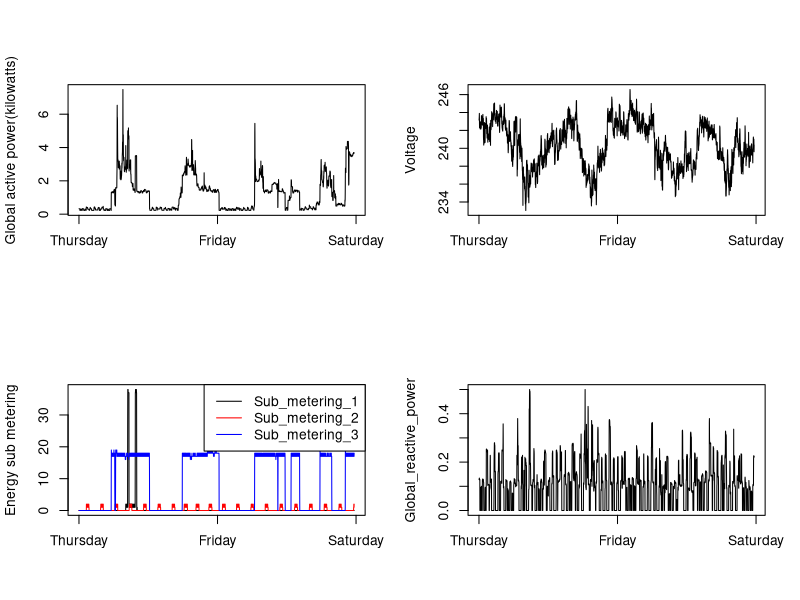

This figure's R source:
df_sub<-read.table("household_power_subset.txt",header = TRUE,sep = ";")

## plot 4 
png(filename = "Plot4.png",width = 480,height = 480)
par(mfrow=c(2,2),mar=c(5,4,5,2)+0.1)
plot(df_sub$Global_active_power,type = "l",xaxt="n",xlab="",ylab="Global active power(kilowatts)")
axis(1,at=2900,"Saturday")
axis(1,at=1450,"Friday")
axis(1,at=0,"Thursday")

plot(df_sub$Voltage,type = "l",xaxt="n",xlab="",ylab="Voltage")
axis(1,at=2900,"Saturday")
axis(1,at=1450,"Friday")
axis(1,at=0,"Thursday")

plot(df_sub$Sub_metering_1,type = "l",xaxt="n",xlab="",ylab="Energy sub metering")
lines(df_sub$Sub_metering_2,type = "l",col="red",xaxt="n")
lines(df_sub$Sub_metering_3,col="blue",xaxt="n")
axis(1,at=2900,"Saturday")
axis(1,at=1450,"Friday")
axis(1,at=0,"Thursday")

legend("topright",legend = c("Sub_metering_1",
                             "Sub_metering_2",
                             "Sub_metering_3"),col=c("black","red","blue"),
       cex = 1,lty = 1)

plot(df_sub$Global_reactive_power,type = "l",xaxt="n",xlab="",ylab="Global_reactive_power")
axis(1,at=0,"Thursday")
axis(1,at=1450,"Friday")
axis(1,at=2900,"Saturday")

dev.off()